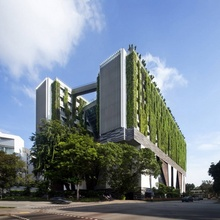
%> input picture test.jpg, 220 x 220 px, shrunk from 500 x 500 before the run
$ octave --eval "result = Project;"   (GNU Octave 9; MATLAB toolbox functions it lacks are replaced by stand-ins)
%> lines starting %> are read from the running program, lines starting %| are printed output that depends on the picture
### getRGB.m
function [Red, Green, Blue] = getRGB(Image)

Red = Image(:,:,1);
Green = Image(:,:,2);
Blue = Image(:,:,3);
end

### deconvulation.m
function [ result ] = deconvulation( Image, PSF, iterationAmount )

    [red, green, blue] = getRGB(Image);

    iterationRed = red;
    iterationGreen = green;
    iterationBlue = blue;

    result = Image;

    k = 1;
    count = 0;
    timeTotal = 0;
    while k ~= 0
        count = count + 1;
        Start = cputime;
        for i=1:iterationAmount
            i
            iterationRed = iterate(red, iterationRed, PSF);
            iterationGreen = iterate(green, iterationGreen, PSF);
            iterationBlue = iterate(blue, iterationBlue, PSF);
        end
        Elapsed = cputime - Start
        timeTotal = timeTotal + Elapsed
        result(:,:,1) = iterationRed;
        result(:,:,2) = iterationGreen;
        result(:,:,3) = iterationBlue;
        f = figure(count + 2); imshow(result); title('Deconvulated');
        k = waitforbuttonpress;
    end
end

### Project.m
function [ result ] = Project()
%PROJECT Summary of this function goes here
%   Detailed explanation goes here

    I = im2double(imread('test.jpg'));
    figure(1); imshow(I); title('Исходное изображение');

    PSF = fspecial('motion', 10, 0);
    size(PSF)

    Blurred = imfilter(I, PSF, 'circular', 'conv');
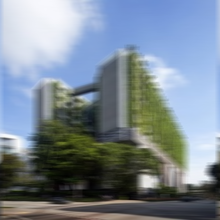
%> Blurred: size 220x220x3 double; mean R, G, B 0.485, 0.535, 0.58; mean of the top-left, top-right, bottom-left and bottom-right quarters 0.741, 0.664, 0.288, 0.44

    figure(2); imshow(Blurred); title('Смазанное изображение');
    result = deconvulation(Blurred, PSF, 200);
%> in getRGB, `Red = Image(:,:,1);`:
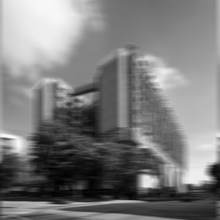
%> Red: size 220x220 double; min 0.00588, max 0.987, mean 0.485
%> in getRGB, `Green = Image(:,:,2);`:
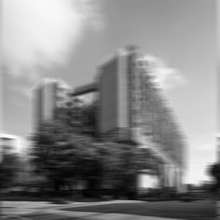
%> Green: size 220x220 double; min 0.00431, max 0.993, mean 0.535
%> in getRGB, `Blue = Image(:,:,3);`:
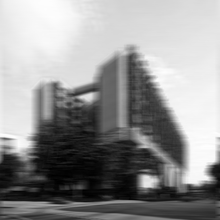
%> Blue: size 220x220 double; min 0.00196, max 1, mean 0.58
end
%> (the run ends here)
